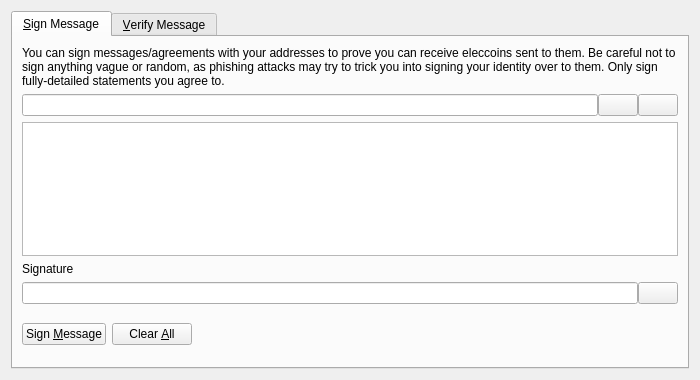
<?xml version="1.0" encoding="UTF-8"?>
<ui version="4.0">
 <class>SignVerifyMessageDialog</class>
 <widget class="QDialog" name="SignVerifyMessageDialog">
  <property name="geometry">
   <rect>
    <x>0</x>
    <y>0</y>
    <width>700</width>
    <height>380</height>
   </rect>
  </property>
  <property name="windowTitle">
   <string>Signatures - Sign / Verify a Message</string>
  </property>
  <property name="modal">
   <bool>true</bool>
  </property>
  <layout class="QVBoxLayout" name="verticalLayout">
   <item>
    <widget class="QTabWidget" name="tabWidget">
     <property name="currentIndex">
      <number>0</number>
     </property>
     <widget class="QWidget" name="tabSignMessage">
      <attribute name="title">
       <string>&amp;Sign Message</string>
      </attribute>
      <layout class="QVBoxLayout" name="verticalLayout_SM">
       <item>
        <widget class="QLabel" name="infoLabel_SM">
         <property name="text">
          <string>You can sign messages/agreements with your addresses to prove you can receive eleccoins sent to them. Be careful not to sign anything vague or random, as phishing attacks may try to trick you into signing your identity over to them. Only sign fully-detailed statements you agree to.</string>
         </property>
         <property name="textFormat">
          <enum>Qt::PlainText</enum>
         </property>
         <property name="wordWrap">
          <bool>true</bool>
         </property>
        </widget>
       </item>
       <item>
        <layout class="QHBoxLayout" name="horizontalLayout_1_SM">
         <property name="spacing">
          <number>0</number>
         </property>
         <item>
          <widget class="QValidatedLineEdit" name="addressIn_SM">
           <property name="toolTip">
            <string>The Eleccoin address to sign the message with</string>
           </property>
          </widget>
         </item>
         <item>
          <widget class="QPushButton" name="addressBookButton_SM">
           <property name="toolTip">
            <string>Choose previously used address</string>
           </property>
           <property name="text">
            <string/>
           </property>
           <property name="icon">
            <iconset resource="../eleccoin.qrc">
             <normaloff>:/icons/address-book</normaloff>:/icons/address-book</iconset>
           </property>
           <property name="shortcut">
            <string>Alt+A</string>
           </property>
           <property name="autoDefault">
            <bool>false</bool>
           </property>
          </widget>
         </item>
         <item>
          <widget class="QPushButton" name="pasteButton_SM">
           <property name="toolTip">
            <string>Paste address from clipboard</string>
           </property>
           <property name="text">
            <string/>
           </property>
           <property name="icon">
            <iconset resource="../eleccoin.qrc">
             <normaloff>:/icons/editpaste</normaloff>:/icons/editpaste</iconset>
           </property>
           <property name="shortcut">
            <string>Alt+P</string>
           </property>
           <property name="autoDefault">
            <bool>false</bool>
           </property>
          </widget>
         </item>
        </layout>
       </item>
       <item>
        <widget class="QPlainTextEdit" name="messageIn_SM">
         <property name="toolTip">
          <string>Enter the message you want to sign here</string>
         </property>
        </widget>
       </item>
       <item>
        <widget class="QLabel" name="signatureLabel_SM">
         <property name="text">
          <string>Signature</string>
         </property>
         <property name="textFormat">
          <enum>Qt::PlainText</enum>
         </property>
        </widget>
       </item>
       <item>
        <layout class="QHBoxLayout" name="horizontalLayout_2_SM">
         <property name="spacing">
          <number>0</number>
         </property>
         <item>
          <widget class="QLineEdit" name="signatureOut_SM">
           <property name="font">
            <font>
             <italic>true</italic>
            </font>
           </property>
           <property name="readOnly">
            <bool>true</bool>
           </property>
          </widget>
         </item>
         <item>
          <widget class="QPushButton" name="copySignatureButton_SM">
           <property name="toolTip">
            <string>Copy the current signature to the system clipboard</string>
           </property>
           <property name="text">
            <string/>
           </property>
           <property name="icon">
            <iconset resource="../eleccoin.qrc">
             <normaloff>:/icons/editcopy</normaloff>:/icons/editcopy</iconset>
           </property>
           <property name="autoDefault">
            <bool>false</bool>
           </property>
          </widget>
         </item>
        </layout>
       </item>
       <item>
        <layout class="QHBoxLayout" name="horizontalLayout_3_SM">
         <item>
          <widget class="QPushButton" name="signMessageButton_SM">
           <property name="toolTip">
            <string>Sign the message to prove you own this Eleccoin address</string>
           </property>
           <property name="text">
            <string>Sign &amp;Message</string>
           </property>
           <property name="icon">
            <iconset resource="../eleccoin.qrc">
             <normaloff>:/icons/edit</normaloff>:/icons/edit</iconset>
           </property>
           <property name="autoDefault">
            <bool>false</bool>
           </property>
          </widget>
         </item>
         <item>
          <widget class="QPushButton" name="clearButton_SM">
           <property name="toolTip">
            <string>Reset all sign message fields</string>
           </property>
           <property name="text">
            <string>Clear &amp;All</string>
           </property>
           <property name="icon">
            <iconset resource="../eleccoin.qrc">
             <normaloff>:/icons/remove</normaloff>:/icons/remove</iconset>
           </property>
           <property name="autoDefault">
            <bool>false</bool>
           </property>
          </widget>
         </item>
         <item>
          <spacer name="horizontalSpacer_1_SM">
           <property name="orientation">
            <enum>Qt::Horizontal</enum>
           </property>
           <property name="sizeHint" stdset="0">
            <size>
             <width>40</width>
             <height>48</height>
            </size>
           </property>
          </spacer>
         </item>
         <item>
          <widget class="QLabel" name="statusLabel_SM">
           <property name="font">
            <font>
             <weight>75</weight>
             <bold>true</bold>
            </font>
           </property>
           <property name="text">
            <string/>
           </property>
           <property name="wordWrap">
            <bool>true</bool>
           </property>
          </widget>
         </item>
         <item>
          <spacer name="horizontalSpacer_2_SM">
           <property name="orientation">
            <enum>Qt::Horizontal</enum>
           </property>
           <property name="sizeHint" stdset="0">
            <size>
             <width>40</width>
             <height>48</height>
            </size>
           </property>
          </spacer>
         </item>
        </layout>
       </item>
      </layout>
     </widget>
     <widget class="QWidget" name="tabVerifyMessage">
      <attribute name="title">
       <string>&amp;Verify Message</string>
      </attribute>
      <layout class="QVBoxLayout" name="verticalLayout_VM">
       <item>
        <widget class="QLabel" name="infoLabel_VM">
         <property name="text">
          <string>Enter the receiver's address, message (ensure you copy line breaks, spaces, tabs, etc. exactly) and signature below to verify the message. Be careful not to read more into the signature than what is in the signed message itself, to avoid being tricked by a man-in-the-middle attack. Note that this only proves the signing party receives with the address, it cannot prove sendership of any transaction!</string>
         </property>
         <property name="textFormat">
          <enum>Qt::PlainText</enum>
         </property>
         <property name="alignment">
          <set>Qt::AlignLeading|Qt::AlignLeft|Qt::AlignTop</set>
         </property>
         <property name="wordWrap">
          <bool>true</bool>
         </property>
        </widget>
       </item>
       <item>
        <layout class="QHBoxLayout" name="horizontalLayout_1_VM">
         <property name="spacing">
          <number>0</number>
         </property>
         <item>
          <widget class="QValidatedLineEdit" name="addressIn_VM">
           <property name="toolTip">
            <string>The Eleccoin address the message was signed with</string>
           </property>
          </widget>
         </item>
         <item>
          <widget class="QPushButton" name="addressBookButton_VM">
           <property name="toolTip">
            <string>Choose previously used address</string>
           </property>
           <property name="text">
            <string/>
           </property>
           <property name="icon">
            <iconset resource="../eleccoin.qrc">
             <normaloff>:/icons/address-book</normaloff>:/icons/address-book</iconset>
           </property>
           <property name="shortcut">
            <string>Alt+A</string>
           </property>
           <property name="autoDefault">
            <bool>false</bool>
           </property>
          </widget>
         </item>
        </layout>
       </item>
       <item>
        <widget class="QPlainTextEdit" name="messageIn_VM"/>
       </item>
       <item>
        <widget class="QValidatedLineEdit" name="signatureIn_VM"/>
       </item>
       <item>
        <layout class="QHBoxLayout" name="horizontalLayout_2_VM">
         <item>
          <widget class="QPushButton" name="verifyMessageButton_VM">
           <property name="toolTip">
            <string>Verify the message to ensure it was signed with the specified Eleccoin address</string>
           </property>
           <property name="text">
            <string>Verify &amp;Message</string>
           </property>
           <property name="icon">
            <iconset resource="../eleccoin.qrc">
             <normaloff>:/icons/transaction_0</normaloff>:/icons/transaction_0</iconset>
           </property>
           <property name="autoDefault">
            <bool>false</bool>
           </property>
          </widget>
         </item>
         <item>
          <widget class="QPushButton" name="clearButton_VM">
           <property name="toolTip">
            <string>Reset all verify message fields</string>
           </property>
           <property name="text">
            <string>Clear &amp;All</string>
           </property>
           <property name="icon">
            <iconset resource="../eleccoin.qrc">
             <normaloff>:/icons/remove</normaloff>:/icons/remove</iconset>
           </property>
           <property name="autoDefault">
            <bool>false</bool>
           </property>
          </widget>
         </item>
         <item>
          <spacer name="horizontalSpacer_1_VM">
           <property name="orientation">
            <enum>Qt::Horizontal</enum>
           </property>
           <property name="sizeHint" stdset="0">
            <size>
             <width>40</width>
             <height>48</height>
            </size>
           </property>
          </spacer>
         </item>
         <item>
          <widget class="QLabel" name="statusLabel_VM">
           <property name="font">
            <font>
             <weight>75</weight>
             <bold>true</bold>
            </font>
           </property>
           <property name="text">
            <string/>
           </property>
           <property name="wordWrap">
            <bool>true</bool>
           </property>
          </widget>
         </item>
         <item>
          <spacer name="horizontalSpacer_2_VM">
           <property name="orientation">
            <enum>Qt::Horizontal</enum>
           </property>
           <property name="sizeHint" stdset="0">
            <size>
             <width>40</width>
             <height>48</height>
            </size>
           </property>
          </spacer>
         </item>
        </layout>
       </item>
      </layout>
     </widget>
    </widget>
   </item>
  </layout>
 </widget>
 <customwidgets>
  <customwidget>
   <class>QValidatedLineEdit</class>
   <extends>QLineEdit</extends>
   <header>qt/qvalidatedlineedit.h</header>
  </customwidget>
 </customwidgets>
 <resources>
  <include location="../eleccoin.qrc"/>
 </resources>
 <connections/>
</ui>
